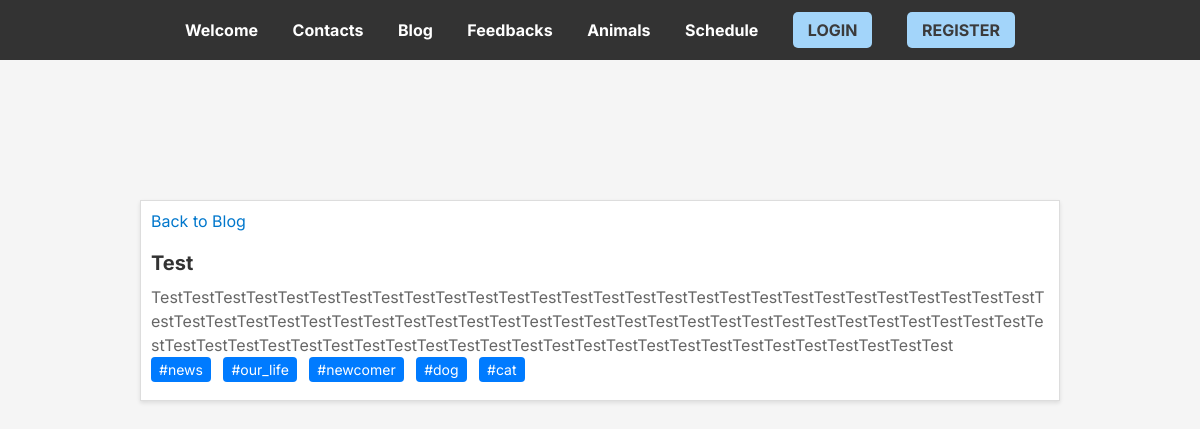
The app's page /blog/4 with its own data.
### blog/models.py (models this page shows, shortened)
class Blog(models.Model):
    title = models.CharField(max_length=255)
    text = models.TextField()
    tag = models.ManyToManyField(Tag)

class Tag(models.Model):
    name = models.CharField(max_length=255)

### blog/views.py (the view)
# urls.py: path('<int:post_id>', views.blog_post, name='blog_post'),
def blog_post(request, post_id):
    if blog.models.Blog.objects.filter(id=post_id).exists():
        blog_post_obj = blog.models.Blog.objects.get(id=post_id)
        return render(request, 'blog/blog_post.html', {"blog_post": blog_post_obj})
    return HttpResponseNotFound()

### templates/blog/blog_post.html (shortened to what this page needs)
{% extends "base.html" %}
{% block content %}
    <div class="blog">
        <div class="blog__post">
            <a href="{% url 'blog' %}" class="back-link">Back to Blog</a>
            <h2 class="blog__post-title">{{ blog_post.title }}</h2>
            <p class="blog__post-text">{{ blog_post.text }}</p>
            <ul class="blog__post__tags">
                {% for tag in blog_post.tag.all %}
                    <li class="blog__post__tag">#{{ tag.name }}</li>
                {% endfor %}
            </ul>
        </div>
    </div>
{% endblock %}

### static/style/style.css (style rules this page uses)
body { background-color: #f5f5f5; }
body, h1, h2, p { font-family: 'Inter', sans-serif; margin: 0; padding: 0; }
.blog { margin: 60px; padding: 80px; }
.blog__post { margin-bottom: 30px; padding: 10px; border: 1px solid #ddd; background-color: #fff; box-shadow: 0 2px 4px rgba(0, 0, 0, 0.1); }
.blog__post-title { font-size: 20px; margin-bottom: 10px; color: #333; }
.blog__post-text { font-size: 16px; line-height: 1.5; color: #666; word-wrap: break-word; }
.blog__post__tags { list-style: none; padding: 0; margin: 0; }
.blog__post__tag { display: inline-block; margin-right: 8px; margin-bottom: 8px; background-color: #007bff; color: #fff; padding: 4px 8px; border-radius: 4px; font-size: 14px; text-decoration: none; }
.back-link { display: block; text-decoration: none; color: #0077cc; margin-bottom: 20px; }

### records on screen
Blog: title "Test", text "TestTestTestTestTestTestTestTestTestTestTestTestTestTestTestTestTestTestTestTestTestTestTestTestTestTestTestTestTestTestTestTestTestTestTestTestTestTestTestTestTestTestTestTestTestTestTestTestTestTestTestTestTestTestTestTestTestTestTestTestTestTestTestTestTestTestTestTestTestTestTestTestTestTestTestTestTestTestTestTestTestTest"
Tag: name "news"
Tag: name "our_life"
Tag: name "newcomer"
Tag: name "dog"
Tag: name "cat"
